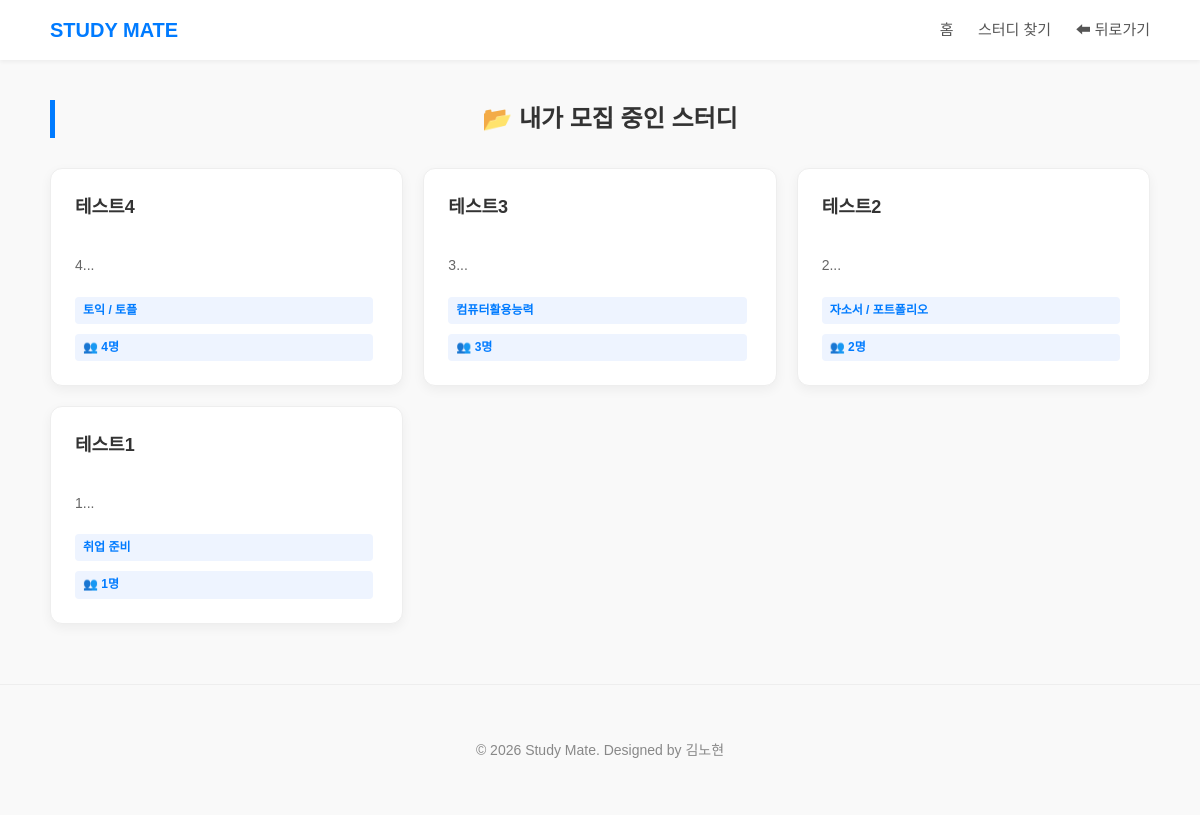
/myposts (signed in), run on the app's committed database.
### models.py (models this page shows, shortened)
class Study(db.Model):
    __tablename__ = 'study'
    id = db.Column(db.Integer, primary_key=True)
    title = db.Column(db.String(200), nullable=False)
    category = db.Column(db.String(50), nullable=False)
    member_count = db.Column(db.Integer, nullable=False)
    content = db.Column(db.Text, nullable=False)
    date = db.Column(db.DateTime, default=get_kst_now)
    writer = db.Column(db.String(50), nullable=False)
    chat_link = db.Column(db.String(300), nullable=True)
    is_closed = db.Column(db.Boolean, default=False)

### app.py (the view)
@app.route('/myposts')
def my_posts():
    if 'user_nickname' not in session:
        return redirect(url_for('login')) # 로그인 안했으면 쫓아냄
    nickname = session['user_nickname']
    my_studies = Study.query.filter_by(writer=nickname).order_by(Study.date.desc()).all()
    return render_template(
        'mypost.html', # myposts.html 파일이 있어야 함
        studies=my_studies,
        user_nickname=nickname
    )

### templates/mypost.html (shortened to what this page needs)
<!DOCTYPE html>
<html lang="ko">
<head>
    <link rel="stylesheet" href="{{ url_for('static', filename='css/style.css') }}">
</head>
<body>
<header>
    <div class="nav-container">
        <a href="{{ url_for('index') }}" class="logo">STUDY MATE</a>
        <nav class="nav-menu">
            <a href="{{ url_for('index') }}">홈</a>
            <a href="{{ url_for('study') }}">스터디 찾기</a>
            <a href="javascript:history.back()">⬅ 뒤로가기</a>
        </nav>
    </div>
</header>
<main>
    <section>
        <h2 style="text-align: center;">📂 내가 모집 중인 스터디</h2>
        <div class="study-list" style="margin-top: 30px;">
            {% for study in studies %}
            <a href="{{ url_for('study_detail', study_id=study.id) }}" style="color: inherit;">
                <article class="card">
                    <h3>{{ study.title }}</h3>
                    <p style="color: #666; font-size: 14px; margin-bottom: 10px;">
                        {{ study.content[:50] }}...
                    </p>
                    <span class="tag">{{ study.category }}</span>
                    <span class="tag">👥 {{ study.member_count }}명</span>
                </article>
            </a>
            {% endfor %}
        </div>
    </section>
</main>
<footer>
    <p>© 2026 Study Mate. Designed by 김노현</p>
</footer>
</body>
</html>

### static/css/style.css (style rules this page uses)
body { font-family: 'Noto Sans KR', sans-serif; margin: 0; padding: 0; line-height: 1.6; color: #333; background-color: #f9f9f9; }
a { text-decoration: none; color:inherit; }
header { background-color: white; box-shadow: 0 2px 4px rgba(0, 0, 0, 0.05); position: sticky; top: 0; z-index: 1000; }
.nav-container { max-width: 1100px; margin: 0 auto; padding: 0 20px; height: 60px; display: flex; justify-content: space-between; align-items: center; }
.logo { font-size: 20px; font-weight: bold; color: #007bff; }
.nav-menu > a { color: #555; margin-left: 20px; font-size: 15px; transition: color 0.3s; }
main { max-width: 1100px; margin: 40px auto; padding: 0 20px; }
section { margin-bottom: 60px; }
h2 { border-left: 5px solid #007bff; padding-left: 15px; font-size: 24px; margin-bottom: 20px; }
.study-list { display: flex; gap: 20px; flex-wrap: wrap; }
.card { flex: 1; min-width: 280px; background: white; border: 1px solid #eee; padding: 24px; border-radius: 12px; box-shadow: 0 4px 12px rgba(0, 0, 0, 0.05); transition: transform 0.2s, box-shadow 0.2s; }
.card h3 { margin-top: 0; font-size: 18px; }
.tag { display: inline-block; background: #eef4ff; color:#007bff; padding: 4px 8px; border-radius: 4px; font-size: 12px; font-weight: bold; margin-top: 10px; margin-right: 5px; }
footer { text-align: center; padding: 40px; color: #888; font-size: 14px; border-top: 1px solid #eee; margin-top: 60px; }
.study-list { display: grid; grid-template-columns: repeat(3, 1fr); gap: 20px; }
.card { width: 100%; height: 100%; box-sizing: border-box; display: flex; flex-direction: column; justify-content: space-between; }

### data on the page
Study: title "테스트4", content "4", category "토익 / 토플", member_count "4"
Study: title "테스트3", content "3", category "컴퓨터활용능력", member_count "3"
Study: title "테스트2", content "2", category "자소서 / 포트폴리오", member_count "2"
Study: title "테스트1", content "1", category "취업 준비", member_count "1"
